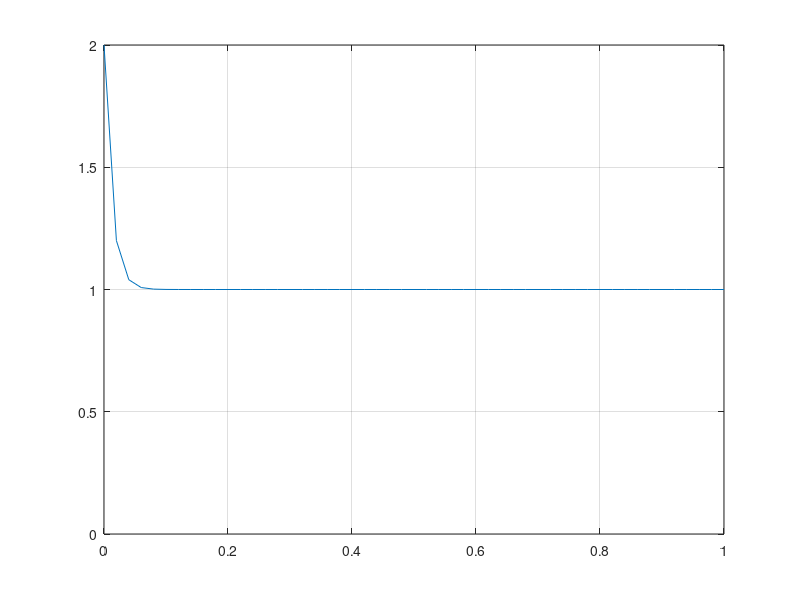

Source code (MATLAB):
clear;
T=1;
u(1)=2;
%%%
tau=0.02;
t=0:tau:T;
m=T/tau;
%%%
for k=1:m
    u(k+1)=(u(k)+200*tau)/(1+200*tau);
end
plot(t,u)
axis([0 1 0 2])
grid on